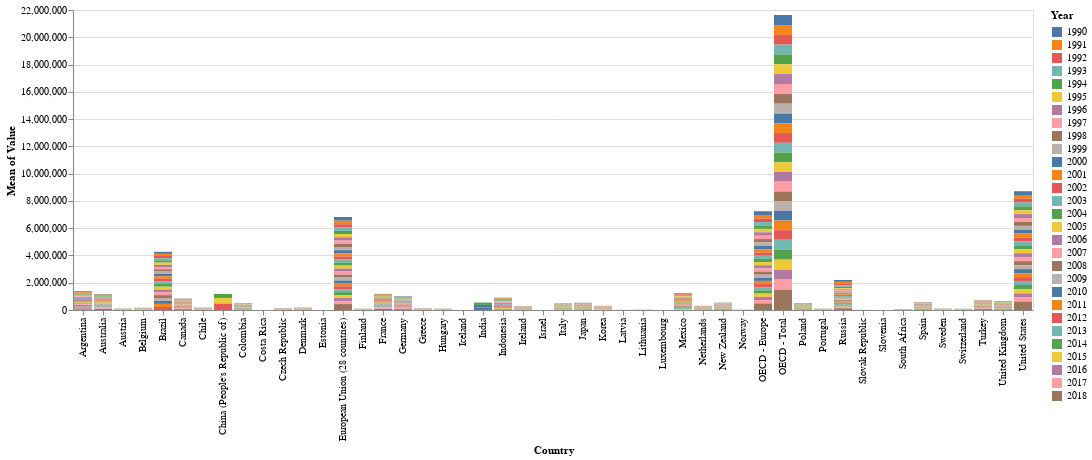

Source (notebook cell):
### Code cell
alt.Chart(country_data_fram).mark_bar().encode(
    x='Country',
    y='mean(Value)',
    color='Year:N'
)

### Figure 1 — Vega-Lite specification as saved in the notebook (floating-point values rounded to 4 significant figures; data arrays with more than 128 entries replaced by an {"elided": "..."} marker saying what was removed)
{"config": {"view": {"continuousWidth": 400, "continuousHeight": 300}}, "data": {"name": "data-3adb65af227ce7f4820956c87106751d"}, "mark": "bar", "encoding": {"color": {"type": "nominal", "field": "Year"}, "x": {"type": "nominal", "field": "Country"}, "y": {"type": "quantitative", "aggregate": "mean", "field": "Value"}}, "$schema": "https://vega.github.io/schema/vega-lite/v4.8.1.json", "datasets": {"data-3adb65af227ce7f4820956c87106751d": {"elided": "2450 records"}}}
